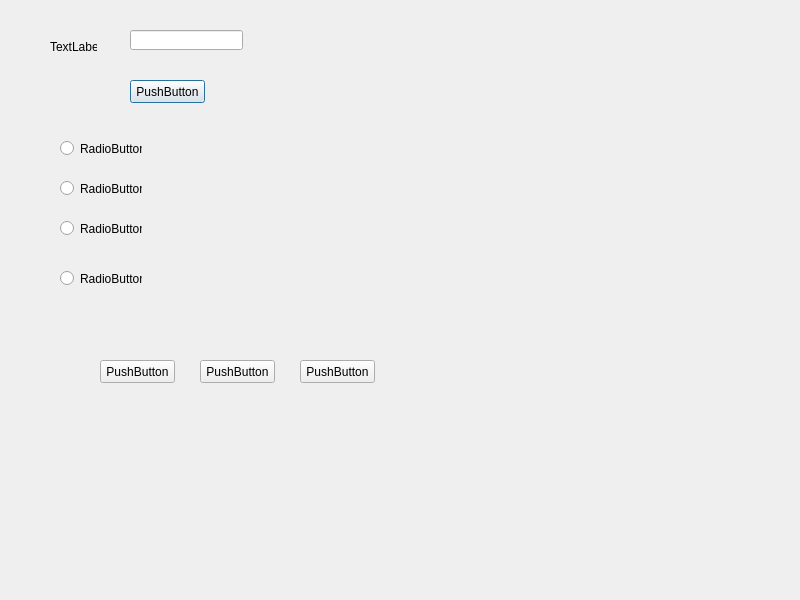
<?xml version="1.0" encoding="UTF-8"?>
<ui version="4.0">
 <class>Dialog</class>
 <widget class="QDialog" name="Dialog">
  <property name="geometry">
   <rect>
    <x>0</x>
    <y>0</y>
    <width>800</width>
    <height>600</height>
   </rect>
  </property>
  <property name="windowTitle">
   <string>Dialog</string>
  </property>
  <widget class="QLabel" name="label">
   <property name="geometry">
    <rect>
     <x>50</x>
     <y>40</y>
     <width>47</width>
     <height>13</height>
    </rect>
   </property>
   <property name="text">
    <string>TextLabel</string>
   </property>
  </widget>
  <widget class="QLineEdit" name="lineEdit">
   <property name="geometry">
    <rect>
     <x>130</x>
     <y>30</y>
     <width>113</width>
     <height>20</height>
    </rect>
   </property>
  </widget>
  <widget class="QPushButton" name="pushButton_2">
   <property name="geometry">
    <rect>
     <x>130</x>
     <y>80</y>
     <width>75</width>
     <height>23</height>
    </rect>
   </property>
   <property name="text">
    <string>PushButton</string>
   </property>
  </widget>
  <widget class="QPushButton" name="pushButton_4">
   <property name="geometry">
    <rect>
     <x>100</x>
     <y>360</y>
     <width>75</width>
     <height>23</height>
    </rect>
   </property>
   <property name="text">
    <string>PushButton</string>
   </property>
  </widget>
  <widget class="QPushButton" name="pushButton_5">
   <property name="geometry">
    <rect>
     <x>200</x>
     <y>360</y>
     <width>75</width>
     <height>23</height>
    </rect>
   </property>
   <property name="text">
    <string>PushButton</string>
   </property>
  </widget>
  <widget class="QPushButton" name="pushButton_7">
   <property name="geometry">
    <rect>
     <x>300</x>
     <y>360</y>
     <width>75</width>
     <height>23</height>
    </rect>
   </property>
   <property name="text">
    <string>PushButton</string>
   </property>
  </widget>
  <widget class="QRadioButton" name="radioButton">
   <property name="geometry">
    <rect>
     <x>60</x>
     <y>140</y>
     <width>82</width>
     <height>17</height>
    </rect>
   </property>
   <property name="text">
    <string>RadioButton</string>
   </property>
  </widget>
  <widget class="QRadioButton" name="radioButton_2">
   <property name="geometry">
    <rect>
     <x>60</x>
     <y>180</y>
     <width>82</width>
     <height>17</height>
    </rect>
   </property>
   <property name="text">
    <string>RadioButton</string>
   </property>
  </widget>
  <widget class="QRadioButton" name="radioButton_3">
   <property name="geometry">
    <rect>
     <x>60</x>
     <y>220</y>
     <width>82</width>
     <height>17</height>
    </rect>
   </property>
   <property name="text">
    <string>RadioButton</string>
   </property>
  </widget>
  <widget class="QRadioButton" name="radioButton_4">
   <property name="geometry">
    <rect>
     <x>60</x>
     <y>270</y>
     <width>82</width>
     <height>17</height>
    </rect>
   </property>
   <property name="text">
    <string>RadioButton</string>
   </property>
  </widget>
 </widget>
 <resources/>
 <connections/>
</ui>
